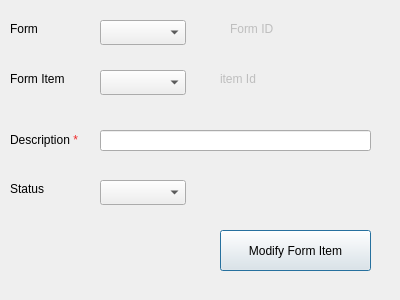
<?xml version="1.0" encoding="UTF-8"?>
<ui version="4.0">
 <class>Dialog</class>
 <widget class="QDialog" name="Dialog">
  <property name="geometry">
   <rect>
    <x>0</x>
    <y>0</y>
    <width>400</width>
    <height>300</height>
   </rect>
  </property>
  <property name="minimumSize">
   <size>
    <width>400</width>
    <height>300</height>
   </size>
  </property>
  <property name="maximumSize">
   <size>
    <width>400</width>
    <height>300</height>
   </size>
  </property>
  <property name="windowTitle">
   <string>Dialog</string>
  </property>
  <widget class="QComboBox" name="CMB_formItemStatus">
   <property name="geometry">
    <rect>
     <x>100</x>
     <y>180</y>
     <width>86</width>
     <height>25</height>
    </rect>
   </property>
  </widget>
  <widget class="QPushButton" name="BTN_modifyFormItem">
   <property name="geometry">
    <rect>
     <x>220</x>
     <y>230</y>
     <width>151</width>
     <height>41</height>
    </rect>
   </property>
   <property name="font">
    <font>
     <pointsize>9</pointsize>
    </font>
   </property>
   <property name="text">
    <string>Modify Form Item</string>
   </property>
  </widget>
  <widget class="QComboBox" name="CMB_formName">
   <property name="enabled">
    <bool>true</bool>
   </property>
   <property name="geometry">
    <rect>
     <x>100</x>
     <y>20</y>
     <width>86</width>
     <height>25</height>
    </rect>
   </property>
  </widget>
  <widget class="QLabel" name="label_2">
   <property name="geometry">
    <rect>
     <x>10</x>
     <y>20</y>
     <width>67</width>
     <height>17</height>
    </rect>
   </property>
   <property name="text">
    <string>Form</string>
   </property>
  </widget>
  <widget class="QLabel" name="label_3">
   <property name="geometry">
    <rect>
     <x>10</x>
     <y>180</y>
     <width>67</width>
     <height>17</height>
    </rect>
   </property>
   <property name="text">
    <string>Status</string>
   </property>
  </widget>
  <widget class="QLabel" name="LB_formID">
   <property name="enabled">
    <bool>false</bool>
   </property>
   <property name="geometry">
    <rect>
     <x>230</x>
     <y>20</y>
     <width>141</width>
     <height>17</height>
    </rect>
   </property>
   <property name="frameShape">
    <enum>QFrame::NoFrame</enum>
   </property>
   <property name="text">
    <string>Form ID</string>
   </property>
  </widget>
  <widget class="QLineEdit" name="LE_desc">
   <property name="geometry">
    <rect>
     <x>100</x>
     <y>130</y>
     <width>271</width>
     <height>21</height>
    </rect>
   </property>
  </widget>
  <widget class="QLabel" name="LB_formItemID">
   <property name="enabled">
    <bool>false</bool>
   </property>
   <property name="geometry">
    <rect>
     <x>220</x>
     <y>70</y>
     <width>141</width>
     <height>17</height>
    </rect>
   </property>
   <property name="frameShape">
    <enum>QFrame::NoFrame</enum>
   </property>
   <property name="text">
    <string>item Id</string>
   </property>
  </widget>
  <widget class="QLabel" name="label_5">
   <property name="geometry">
    <rect>
     <x>10</x>
     <y>70</y>
     <width>71</width>
     <height>17</height>
    </rect>
   </property>
   <property name="text">
    <string>Form Item</string>
   </property>
  </widget>
  <widget class="QComboBox" name="CMB_formItemName">
   <property name="geometry">
    <rect>
     <x>100</x>
     <y>70</y>
     <width>86</width>
     <height>25</height>
    </rect>
   </property>
  </widget>
  <widget class="QLabel" name="label_4">
   <property name="geometry">
    <rect>
     <x>10</x>
     <y>130</y>
     <width>99</width>
     <height>21</height>
    </rect>
   </property>
   <property name="text">
    <string>&lt;html&gt;&lt;head/&gt;&lt;body&gt;&lt;p&gt;Description &lt;span style=&quot; color:#ef2929;&quot;&gt;*&lt;/span&gt;&lt;/p&gt;&lt;/body&gt;&lt;/html&gt;</string>
   </property>
  </widget>
 </widget>
 <resources/>
 <connections/>
</ui>
